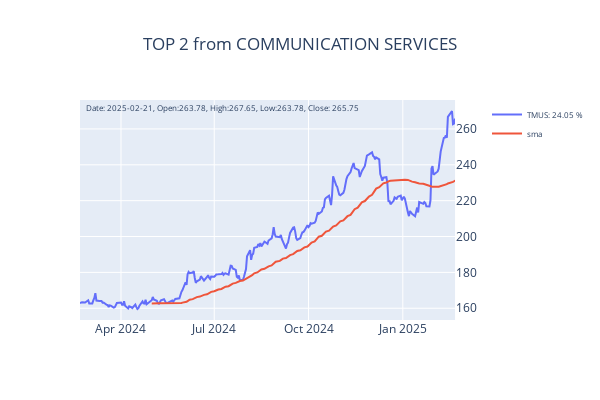
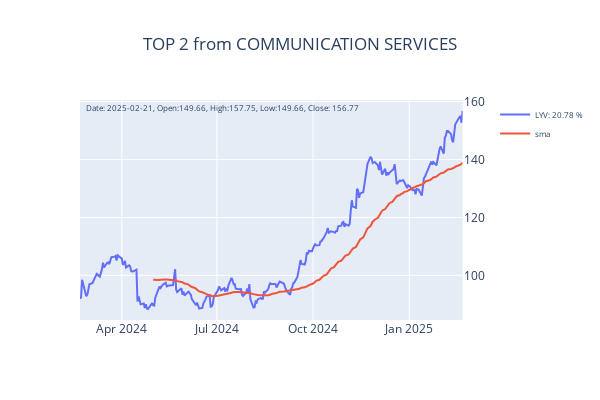

Source (notebook cell) for these figures, in order:
### Markdown cell above
###  Getting best performing stocks in each sectors

### Code cell
from yfinance_utils import list_utils
import time

NUMBER_OF_TOP_PERFORMERS_IN_SECTORS = 2
_sym = {}
_tp_list = {}
for symbol, value in top:
    _l = []
    for s in list_utils.SECTORS[symbol].keys():
        _l.append(s)
    _tp = list_utils.get_top_performers(_l, size=NUMBER_OF_TOP_PERFORMERS_IN_SECTORS)
    _tp_list.update(dict(_tp))
    _l = [i[0] for i in _tp]
    _sym[symbol] = _l

for _s in _sym:
    time.sleep(5)
    data = yfinance.download(_sym[_s], period='1y', auto_adjust=False)
    for symbol in _sym[_s]:
        _f=make_subplots(specs=[[{"secondary_y": True}]])
        _f.update_layout(title=f"TOP {NUMBER_OF_TOP_PERFORMERS_IN_SECTORS} from {names[_s]}", title_x=0.5, width=600, height=400)
        _d2 = pd.DataFrame()
        _d2 = data.loc[:,(slice(None),symbol)]
        _d2.columns = COLUMNS
        _d2['sma'] = TA.SMA(_d2, period=50)
        _d2.reset_index(inplace=True)
        _f.add_trace(
            go.Scatter(y=_d2['Close'], x=_d2['Date'], name=f"{symbol}: {_tp_list[symbol]} %"),
            secondary_y=False
        )
        _f.add_trace(
            go.Scatter(y=_d2['sma'], x=_d2['Date'], name=f'sma'),
            secondary_y=False
        )
        _f.update_yaxes(side='right')
        price = f"Date: {today}, Open:{round(_d2['Open'].iloc[-1],2)}, High:{round(_d2['High'].iloc[-1],2)}, Low:{round(_d2['Low'].iloc[-1],2)}, Close: {round(_d2['Close'].iloc[-1],2)}"
        _f.add_annotation(xref='x domain',
                        yref='y domain',
                        x=0.01,
                        y=1,
                        text=price, 
                        showarrow=False,
                        font=dict(size=8),
                        row=1, col=1)
        _f.update_layout(legend={"title_font_family":"Arial", "font":{"size":8}})
        _f.show()

if save_to_mongo:
    _sym['DATE'] = datetime.today().strftime('%Y-%m-%d')
    file_utils.save_to_mongo(_sym, "top_performers")

### Figure 1 — Plotly figure (JSON) as saved in the notebook; plotly's stock layout.template omitted (floating-point values rounded to 4 significant figures; data arrays with more than 128 entries replaced by an {"elided": "..."} marker saying what was removed)
{"data": [{"name": "TMUS: 24.05 %", "type": "scatter", "x": {"elided": "252 str values"}, "xaxis": "x", "y": {"elided": "252 float values"}, "yaxis": "y"}, {"name": "sma", "type": "scatter", "x": {"elided": "252 str values"}, "xaxis": "x", "y": {"elided": "252 float values"}, "yaxis": "y"}], "layout": {"annotations": [{"font": {"size": 8}, "showarrow": false, "text": "Date: 2025-02-21, Open:263.78, High:267.65, Low:263.78, Close: 265.75", "x": 0.01, "xref": "x domain", "y": 1, "yref": "y domain"}], "height": 400, "legend": {"font": {"size": 8}, "title": {"font": {"family": "Arial"}}}, "title": {"text": "TOP 2 from COMMUNICATION SERVICES", "x": 0.5}, "width": 600, "xaxis": {"anchor": "y", "domain": [0, 0.94]}, "yaxis": {"anchor": "x", "domain": [0, 1], "side": "right"}, "yaxis2": {"anchor": "x", "overlaying": "y", "side": "right"}}}

### Figure 2 — Plotly figure (JSON) as saved in the notebook; plotly's stock layout.template omitted (floating-point values rounded to 4 significant figures; data arrays with more than 128 entries replaced by an {"elided": "..."} marker saying what was removed)
{"data": [{"name": "LYV: 20.78 %", "type": "scatter", "x": {"elided": "252 str values"}, "xaxis": "x", "y": {"elided": "252 float values"}, "yaxis": "y"}, {"name": "sma", "type": "scatter", "x": {"elided": "252 str values"}, "xaxis": "x", "y": {"elided": "252 float values"}, "yaxis": "y"}], "layout": {"annotations": [{"font": {"size": 8}, "showarrow": false, "text": "Date: 2025-02-21, Open:149.66, High:157.75, Low:149.66, Close: 156.77", "x": 0.01, "xref": "x domain", "y": 1, "yref": "y domain"}], "height": 400, "legend": {"font": {"size": 8}, "title": {"font": {"family": "Arial"}}}, "title": {"text": "TOP 2 from COMMUNICATION SERVICES", "x": 0.5}, "width": 600, "xaxis": {"anchor": "y", "domain": [0, 0.94]}, "yaxis": {"anchor": "x", "domain": [0, 1], "side": "right"}, "yaxis2": {"anchor": "x", "overlaying": "y", "side": "right"}}}
